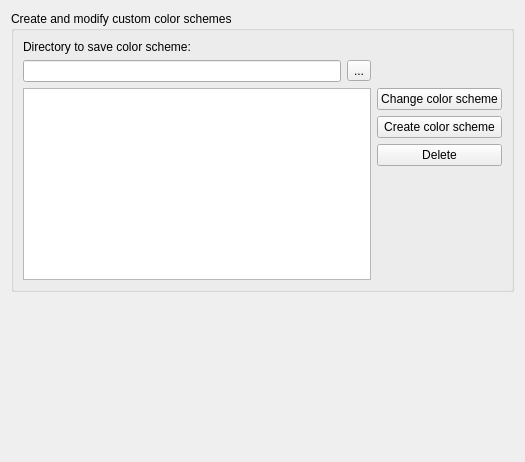
<?xml version="1.0" encoding="UTF-8"?>
<ui version="4.0">
 <class>ColorSchemaSettingsWidget</class>
 <widget class="QWidget" name="ColorSchemaSettingsWidget">
  <property name="windowModality">
   <enum>Qt::NonModal</enum>
  </property>
  <property name="geometry">
   <rect>
    <x>0</x>
    <y>0</y>
    <width>525</width>
    <height>462</height>
   </rect>
  </property>
  <property name="windowTitle">
   <string>MSA Color Schemes Settings</string>
  </property>
  <layout class="QVBoxLayout" name="verticalLayout_2">
   <item>
    <widget class="QGroupBox" name="alphabetSettingsBox">
     <property name="title">
      <string>Create and modify custom color schemes</string>
     </property>
     <property name="checkable">
      <bool>false</bool>
     </property>
     <property name="checked">
      <bool>false</bool>
     </property>
     <layout class="QGridLayout" name="gridLayout">
      <item row="0" column="0">
       <widget class="QLabel" name="label">
        <property name="text">
         <string>Directory to save color scheme:</string>
        </property>
       </widget>
      </item>
      <item row="1" column="0">
       <layout class="QHBoxLayout" name="horizontalLayout">
        <item>
         <widget class="QLineEdit" name="colorsDirEdit">
          <property name="readOnly">
           <bool>true</bool>
          </property>
         </widget>
        </item>
        <item>
         <widget class="QToolButton" name="colorsDirButton">
          <property name="text">
           <string>...</string>
          </property>
         </widget>
        </item>
       </layout>
      </item>
      <item row="2" column="0" rowspan="4">
       <widget class="QListWidget" name="colorSchemas">
        <property name="sizePolicy">
         <sizepolicy hsizetype="Expanding" vsizetype="Minimum">
          <horstretch>0</horstretch>
          <verstretch>0</verstretch>
         </sizepolicy>
        </property>
       </widget>
      </item>
      <item row="2" column="1">
       <widget class="QPushButton" name="changeSchemaButton">
        <property name="text">
         <string>Change color scheme</string>
        </property>
       </widget>
      </item>
      <item row="3" column="1">
       <widget class="QPushButton" name="addSchemaButton">
        <property name="text">
         <string>Create color scheme</string>
        </property>
       </widget>
      </item>
      <item row="4" column="1">
       <widget class="QPushButton" name="deleteSchemaButton">
        <property name="text">
         <string>Delete</string>
        </property>
       </widget>
      </item>
      <item row="5" column="1">
       <spacer name="verticalSpacer_3">
        <property name="orientation">
         <enum>Qt::Vertical</enum>
        </property>
        <property name="sizeHint" stdset="0">
         <size>
          <width>20</width>
          <height>102</height>
         </size>
        </property>
       </spacer>
      </item>
     </layout>
    </widget>
   </item>
   <item>
    <spacer name="verticalSpacer">
     <property name="orientation">
      <enum>Qt::Vertical</enum>
     </property>
     <property name="sizeHint" stdset="0">
      <size>
       <width>20</width>
       <height>40</height>
      </size>
     </property>
    </spacer>
   </item>
  </layout>
 </widget>
 <resources/>
 <connections/>
</ui>
